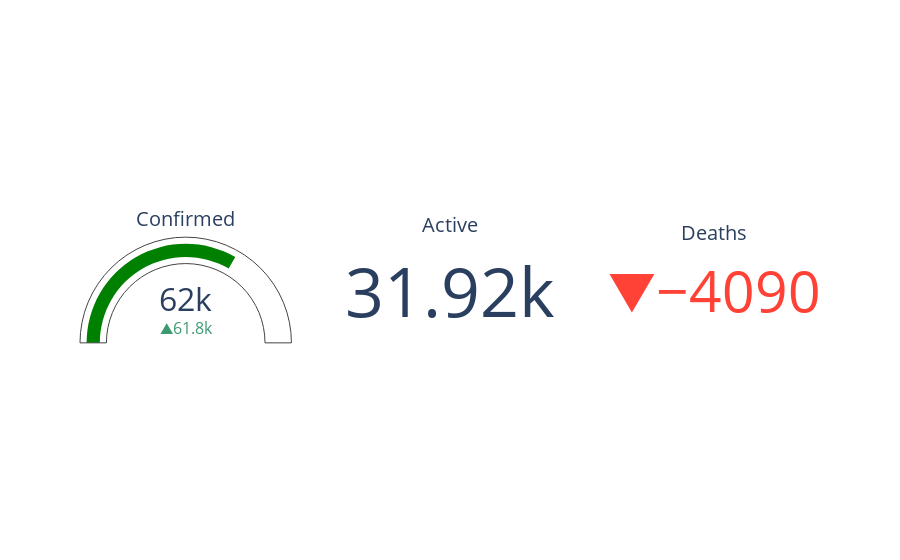

Source (notebook cell):
### Code cell
import plotly.graph_objects as go

fig = go.Figure()

fig.add_trace(go.Indicator(
    value = conf[0],
    delta = {'reference': 160},
    gauge = {'axis': {'visible': False}},
    title = {'text': "Confirmed"},
    domain = {'row': 0, 'column': 0}))


fig.add_trace(go.Indicator(
    mode = "number",
    value = conf2[0],
    title = {'text': "Active"},
    domain = {'row': 0, 'column': 1}))

fig.add_trace(go.Indicator(
    mode = "delta",
    value = -conf3[0],
    title = {'text': "Deaths"},
    domain = {'row': 0, 'column': 2}))

fig.update_layout(
    grid = {'rows': 1, 'columns': 3, 'pattern': "independent"},
    template = {'data' : {'indicator': [{
       
        'mode' : "number+delta+gauge",
        'delta' : {'reference': 90}}]
                         }})

### Figure 1 — Plotly figure (JSON) as saved in the notebook; plotly's stock layout.template omitted (floating-point values rounded to 4 significant figures)
{"data": [{"delta": {"reference": 160}, "domain": {"column": 0, "row": 0}, "gauge": {"axis": {"visible": false}}, "title": {"text": "Confirmed"}, "type": "indicator", "value": 61956}, {"domain": {"column": 1, "row": 0}, "mode": "number", "title": {"text": "Active"}, "type": "indicator", "value": 31924}, {"domain": {"column": 2, "row": 0}, "mode": "delta", "title": {"text": "Deaths"}, "type": "indicator", "value": -4002}], "layout": {"grid": {"columns": 3, "pattern": "independent", "rows": 1}}}
